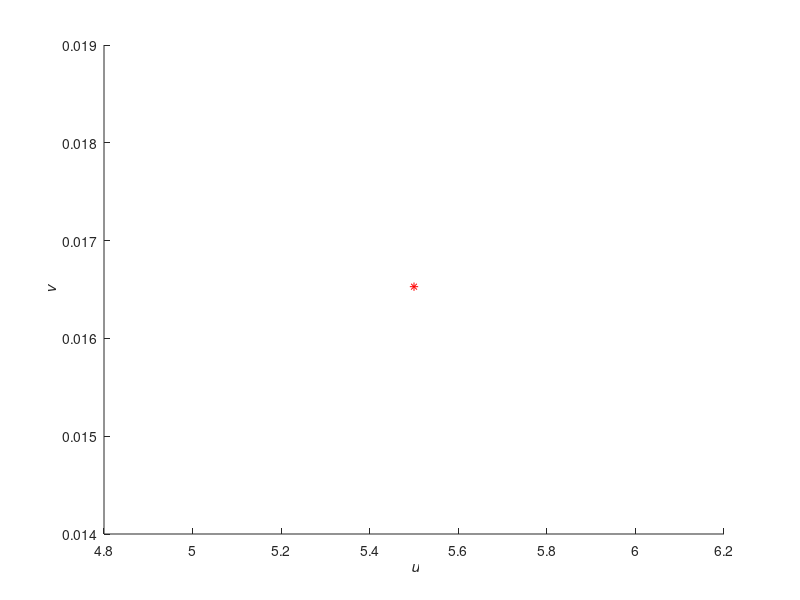

This figure's MATLAB source: (Note: this script raises an error after producing the figure.)
%The time mesh on which we evaluate trajectories.
t_mesh = linspace(0,5,500);

%Parameter values
a = 5;
b = 0.5;
tau = 0.06;

%The fixed point for the parameter values.
u_fixed = b + a;
v_fixed = b/((b+a).^2);

%The initial data.
u0 = @(t) u_fixed + 0.001*(sin(sqrt(2)*t) + cos(t));
v0 = @(t) v_fixed + 0.001*(sin(sqrt(2)*t) + cos(t));


%Plot the no delay trajectory.
figure
hold on;
xlabel('{\it u}');
ylabel('{\it v}');
plot(u_fixed,v_fixed,'r*', 'DisplayName','Fixed Point')
[u_values, v_values] = computeNoDelaySchnakenbergTrajectory(a,b,t_mesh,u0(0),v0(0),10e-9,10e9);
plot(u_values, v_values, 'DisplayName',"No delay");

%Plot the fixed delay trajectory.
sol = computeFixedDelaySchnakenbergTrajectory(a,b,tau,max(t_mesh), u0,v0,10e-9,10e9);
current_y_values = deval(sol, t_mesh);
u_values = current_y_values(1,:);
v_values = current_y_values(2,:);
plot(u_values, v_values, 'DisplayName',"Fixed delay");
    



%The number of points to use in the quadrature rule.
N=39;
[legendre_zeros, legendre_weights] = computeGaussLegendreWeights(0, 2*tau, N);

%The sigma values we wish to simulate.
sigma_amt = 4;
sigma_values = linspace(0.001,0.03,sigma_amt);

%Plot the distributed delay trajectories.
for index=1:sigma_amt
    sigma = sigma_values(index);
    sol = computeDistributedDelaySchnakenbergTrajectory(legendre_zeros, ...
                                                        legendre_weights, ...
                                                        a,b,sigma,...
                                                        max(t_mesh),...
                                                        u0,v0,...
                                                        10e-9,10e9);
    %y_values = deval(sol, t_mesh);
    y_values = sol.y;
    u_values = y_values(1,:);
    v_values = y_values(2,:);
    
    
    plot(u_values,v_values, 'DisplayName',"\sigma = "+string(round(sigma,10)));
    
end
legend
%print('Trajcetory Comparison Plot', '-dpng', '-r300');


